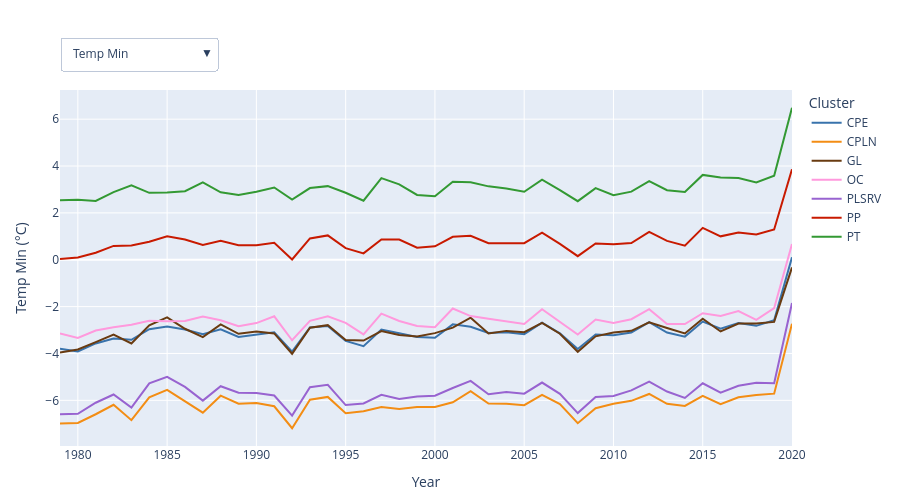

Notebook source saved alongside this figure:
### Code cell
unit_mapping = {
    "Temp Min": "°C", 
    "Temp Max": "°C", 
    "Precipitation": "mm", 
    "Ground Water Rights": "L/s", 
    "Surface Water Rights": "L/s", 
    "PET": "mm", 
    "NDVI": "", 
    "NDWI": ""
}
vars_order = list(unit_mapping.keys())
default_var = vars_order[0]

# Optional guide lines
guide_lines = [
    # {"value": 0.0, "orientation": "h", "label": "Zero line", "color": "grey", "style": "dash", "width": 1},
]

long_parts = []
for var in vars_order:
    var_cols = [c for c in df.columns if c.startswith(f"{var} ")]
    if not var_cols:
        continue

    block = df[var_cols + ["cluster_abr"]].copy()
    date_index = pd.to_datetime(
        [c.replace(f"{var} ", "") for c in var_cols], errors="raise"
    )
    block.columns = date_index.tolist() + ["cluster_abr"]

    block = block.melt(id_vars="cluster_abr", var_name="date", value_name="value")
    block["variable"] = var
    block["date"] = pd.to_datetime(block["date"], errors="raise")

    long_parts.append(block)

tidy = pd.concat(long_parts, ignore_index=True)

tidy["year"] = tidy["date"].dt.year
tidy_annual = (
    tidy
      .groupby(["cluster_abr", "variable", "year"], as_index=False)
      .mean(numeric_only=True)
)

clusters = tidy_annual["cluster_abr"].unique()

fig = go.Figure()

for clus in clusters:
    sub = tidy_annual.query("cluster_abr == @clus and variable == @default_var")
    fig.add_trace(
        go.Scatter(
            x=sub["year"],
            y=sub["value"],
            mode="lines",
            name=clus,
            line=dict(color=cluster_palette[clus], width=2)
        )
    )

for ln in guide_lines:
    if ln["orientation"].lower().startswith("h"):
        fig.add_shape(
            type="line",
            x0=tidy_annual["year"].min(), x1=tidy_annual["year"].max(),
            y0=ln["value"], y1=ln["value"],
            line=dict(color=ln.get("color", "red"),
                      dash=ln.get("style", "dash"),
                      width=ln.get("width", 2))
        )
    else:
        fig.add_shape(
            type="line",
            y0=tidy_annual["value"].min(), y1=tidy_annual["value"].max(),
            x0=ln["value"], x1=ln["value"],
            line=dict(color=ln.get("color", "red"),
                      dash=ln.get("style", "dash"),
                      width=ln.get("width", 2))
        )

buttons = []
for var in vars_order:
    ys = [
        tidy_annual.query("cluster_abr == @clus and variable == @var")["value"].values
        for clus in clusters
    ]
    label = var + (f" ({unit_mapping[var]})" if unit_mapping[var] else "")
    buttons.append(
        dict(
            label  = var,
            method = "update",
            args   = [
                {"y": ys},
                {
                  "title": f"Average {var} by Cluster",
                  "yaxis": {"title": {"text": label}}
                }
            ]
        )
    )

fig.update_layout(
    xaxis_title="Year",
    yaxis_title=f"{default_var}" + (f" ({unit_mapping[default_var]})" if unit_mapping[default_var] else ""),
    updatemenus=[dict(
        type="dropdown",
        direction="down",
        showactive=True,
        buttons=buttons,
        x=0.0, xanchor="left",
        y=1.15, yanchor="top"
    )],
    legend_title_text="Cluster",
    height=500, width=900,
    margin=dict(t=90, r=20, l=60, b=50)
)

fig

### Figure 1 — Plotly figure (JSON) as saved in the notebook; plotly's stock layout.template omitted (floating-point values rounded to 4 significant figures; data arrays with more than 128 entries replaced by an {"elided": "..."} marker saying what was removed)
{"data": [{"line": {"color": "#3973ac", "width": 2}, "mode": "lines", "name": "CPE", "type": "scatter", "x": [1979, 1980, 1981, 1982, 1983, 1984, 1985, 1986, 1987, 1988, 1989, 1990, 1991, 1992, 1993, 1994, 1995, 1996, 1997, 1998, 1999, 2000, 2001, 2002, 2003, 2004, 2005, 2006, 2007, 2008, 2009, 2010, 2011, 2012, 2013, 2014, 2015, 2016, 2017, 2018, 2019, 2020], "y": [-3.797, -3.912, -3.571, -3.36, -3.418, -2.965, -2.846, -2.98, -3.177, -2.972, -3.296, -3.193, -3.097, -3.92, -2.89, -2.828, -3.465, -3.691, -2.978, -3.138, -3.301, -3.331, -2.758, -2.86, -3.124, -3.099, -3.178, -2.684, -3.138, -3.812, -3.192, -3.221, -3.105, -2.667, -3.107, -3.281, -2.639, -2.937, -2.699, -2.821, -2.581, 0.1039]}, {"line": {"color": "#F38D14", "width": 2}, "mode": "lines", "name": "CPLN", "type": "scatter", "x": [1979, 1980, 1981, 1982, 1983, 1984, 1985, 1986, 1987, 1988, 1989, 1990, 1991, 1992, 1993, 1994, 1995, 1996, 1997, 1998, 1999, 2000, 2001, 2002, 2003, 2004, 2005, 2006, 2007, 2008, 2009, 2010, 2011, 2012, 2013, 2014, 2015, 2016, 2017, 2018, 2019, 2020], "y": [-6.984, -6.963, -6.594, -6.19, -6.847, -5.872, -5.554, -6.044, -6.528, -5.801, -6.145, -6.116, -6.254, -7.19, -5.975, -5.854, -6.549, -6.464, -6.285, -6.367, -6.289, -6.281, -6.082, -5.607, -6.137, -6.148, -6.208, -5.769, -6.156, -6.975, -6.336, -6.15, -6.022, -5.728, -6.149, -6.24, -5.805, -6.159, -5.868, -5.777, -5.715, -2.731]}, {"line": {"color": "#693B11", "width": 2}, "mode": "lines", "name": "GL", "type": "scatter", "x": [1979, 1980, 1981, 1982, 1983, 1984, 1985, 1986, 1987, 1988, 1989, 1990, 1991, 1992, 1993, 1994, 1995, 1996, 1997, 1998, 1999, 2000, 2001, 2002, 2003, 2004, 2005, 2006, 2007, 2008, 2009, 2010, 2011, 2012, 2013, 2014, 2015, 2016, 2017, 2018, 2019, 2020], "y": [-3.963, -3.832, -3.519, -3.198, -3.573, -2.794, -2.462, -2.945, -3.299, -2.759, -3.162, -3.068, -3.145, -4.013, -2.901, -2.792, -3.423, -3.448, -3.042, -3.215, -3.271, -3.132, -2.897, -2.472, -3.144, -3.036, -3.089, -2.698, -3.156, -3.929, -3.269, -3.105, -3.035, -2.674, -2.915, -3.145, -2.517, -3.06, -2.724, -2.724, -2.653, -0.3279]}, {"line": {"color": "#ff99dd", "width": 2}, "mode": "lines", "name": "OC", "type": "scatter", "x": [1979, 1980, 1981, 1982, 1983, 1984, 1985, 1986, 1987, 1988, 1989, 1990, 1991, 1992, 1993, 1994, 1995, 1996, 1997, 1998, 1999, 2000, 2001, 2002, 2003, 2004, 2005, 2006, 2007, 2008, 2009, 2010, 2011, 2012, 2013, 2014, 2015, 2016, 2017, 2018, 2019, 2020], "y": [-3.142, -3.337, -3.022, -2.877, -2.777, -2.601, -2.625, -2.615, -2.424, -2.586, -2.836, -2.702, -2.413, -3.436, -2.608, -2.409, -2.695, -3.184, -2.298, -2.614, -2.825, -2.883, -2.082, -2.403, -2.517, -2.624, -2.74, -2.108, -2.664, -3.191, -2.551, -2.702, -2.538, -2.111, -2.74, -2.747, -2.284, -2.397, -2.193, -2.568, -2.067, 0.6761]}, {"line": {"color": "#9863D0", "width": 2}, "mode": "lines", "name": "PLSRV", "type": "scatter", "x": [1979, 1980, 1981, 1982, 1983, 1984, 1985, 1986, 1987, 1988, 1989, 1990, 1991, 1992, 1993, 1994, 1995, 1996, 1997, 1998, 1999, 2000, 2001, 2002, 2003, 2004, 2005, 2006, 2007, 2008, 2009, 2010, 2011, 2012, 2013, 2014, 2015, 2016, 2017, 2018, 2019, 2020], "y": [-6.597, -6.572, -6.103, -5.751, -6.307, -5.276, -4.997, -5.426, -6.013, -5.397, -5.673, -5.689, -5.794, -6.653, -5.437, -5.336, -6.203, -6.132, -5.766, -5.946, -5.834, -5.806, -5.474, -5.168, -5.742, -5.646, -5.716, -5.24, -5.722, -6.546, -5.854, -5.811, -5.575, -5.202, -5.625, -5.898, -5.272, -5.673, -5.378, -5.253, -5.269, -1.847]}, {"line": {"color": "#C81A00", "width": 2}, "mode": "lines", "name": "PP", "type": "scatter", "x": [1979, 1980, 1981, 1982, 1983, 1984, 1985, 1986, 1987, 1988, 1989, 1990, 1991, 1992, 1993, 1994, 1995, 1996, 1997, 1998, 1999, 2000, 2001, 2002, 2003, 2004, 2005, 2006, 2007, 2008, 2009, 2010, 2011, 2012, 2013, 2014, 2015, 2016, 2017, 2018, 2019, 2020], "y": [0.03055, 0.09619, 0.3006, 0.5912, 0.6086, 0.7682, 1.003, 0.8616, 0.6292, 0.812, 0.6161, 0.6214, 0.7215, 0.01219, 0.9098, 1.039, 0.4976, 0.2739, 0.8691, 0.8603, 0.5109, 0.5726, 0.9801, 1.021, 0.7033, 0.7179, 0.7091, 1.154, 0.6774, 0.1534, 0.6975, 0.661, 0.7151, 1.188, 0.8048, 0.6041, 1.362, 0.999, 1.167, 1.075, 1.292, 3.859]}, {"line": {"color": "#339933", "width": 2}, "mode": "lines", "name": "PT", "type": "scatter", "x": [1979, 1980, 1981, 1982, 1983, 1984, 1985, 1986, 1987, 1988, 1989, 1990, 1991, 1992, 1993, 1994, 1995, 1996, 1997, 1998, 1999, 2000, 2001, 2002, 2003, 2004, 2005, 2006, 2007, 2008, 2009, 2010, 2011, 2012, 2013, 2014, 2015, 2016, 2017, 2018, 2019, 2020], "y": [2.542, 2.562, 2.512, 2.886, 3.179, 2.856, 2.875, 2.927, 3.299, 2.88, 2.76, 2.904, 3.083, 2.572, 3.061, 3.142, 2.861, 2.519, 3.482, 3.216, 2.765, 2.707, 3.332, 3.305, 3.132, 3.043, 2.903, 3.414, 2.971, 2.5, 3.056, 2.757, 2.908, 3.36, 2.969, 2.891, 3.621, 3.511, 3.486, 3.3, 3.587, 6.486]}], "layout": {"height": 500, "legend": {"title": {"text": "Cluster"}}, "margin": {"b": 50, "l": 60, "r": 20, "t": 90}, "updatemenus": [{"buttons": [{"args": [{"y": {"elided": "7x42 float values"}}, {"title": "Average Temp Min by Cluster", "yaxis": {"title": {"text": "Temp Min (°C)"}}}], "label": "Temp Min", "method": "update"}, {"args": [{"y": {"elided": "7x42 float values"}}, {"title": "Average Temp Max by Cluster", "yaxis": {"title": {"text": "Temp Max (°C)"}}}], "label": "Temp Max", "method": "update"}, {"args": [{"y": {"elided": "7x42 float values"}}, {"title": "Average Precipitation by Cluster", "yaxis": {"title": {"text": "Precipitation (mm)"}}}], "label": "Precipitation", "method": "update"}, {"args": [{"y": {"elided": "7x56 float values"}}, {"title": "Average Ground Water Rights by Cluster", "yaxis": {"title": {"text": "Ground Water Rights (L/s)"}}}], "label": "Ground Water Rights", "method": "update"}, {"args": [{"y": {"elided": "7x97 float values"}}, {"title": "Average Surface Water Rights by Cluster", "yaxis": {"title": {"text": "Surface Water Rights (L/s)"}}}], "label": "Surface Water Rights", "method": "update"}, {"args": [{"y": {"elided": "7x42 float values"}}, {"title": "Average PET by Cluster", "yaxis": {"title": {"text": "PET (mm)"}}}], "label": "PET", "method": "update"}, {"args": [{"y": [[0.3257, 0.3336, 0.3049, 0.2848, 0.2957, 0.294], [0.2999, 0.3065, 0.2792, 0.2796, 0.2863, 0.3073], [0.3058, 0.3177, 0.292, 0.288, 0.3021, 0.3113], [0.2597, 0.264, 0.2251, 0.2163, 0.246, 0.2405], [0.2816, 0.2915, 0.2622, 0.2555, 0.2654, 0.2779], [0.3355, 0.3474, 0.3132, 0.2988, 0.3141, 0.3123], [0.3132, 0.3249, 0.2854, 0.2684, 0.2716, 0.2752]]}, {"title": "Average NDVI by Cluster", "yaxis": {"title": {"text": "NDVI"}}}], "label": "NDVI", "method": "update"}, {"args": [{"y": [[0.07193, 0.08004, 0.06812, 0.05833, 0.05258, 0.06047], [0.02003, 0.03121, 0.01732, 0.02215, 0.009465, 0.03614], [0.06023, 0.06613, 0.05763, 0.05375, 0.05084, 0.06767], [0.05809, 0.06548, 0.1076, 0.05814, 0.04575, 0.04839], [0.007373, 0.01504, 0.001851, 0.002086, -0.00868, 0.01476], [0.02621, 0.03769, 0.01261, 0.009374, 0.005884, 0.02983], [0.04064, 0.04682, 0.02607, 0.01858, 0.00781, 0.01687]]}, {"title": "Average NDWI by Cluster", "yaxis": {"title": {"text": "NDWI"}}}], "label": "NDWI", "method": "update"}], "direction": "down", "showactive": true, "type": "dropdown", "x": 0, "xanchor": "left", "y": 1.15, "yanchor": "top"}], "width": 900, "xaxis": {"title": {"text": "Year"}}, "yaxis": {"title": {"text": "Temp Min (°C)"}}}}
